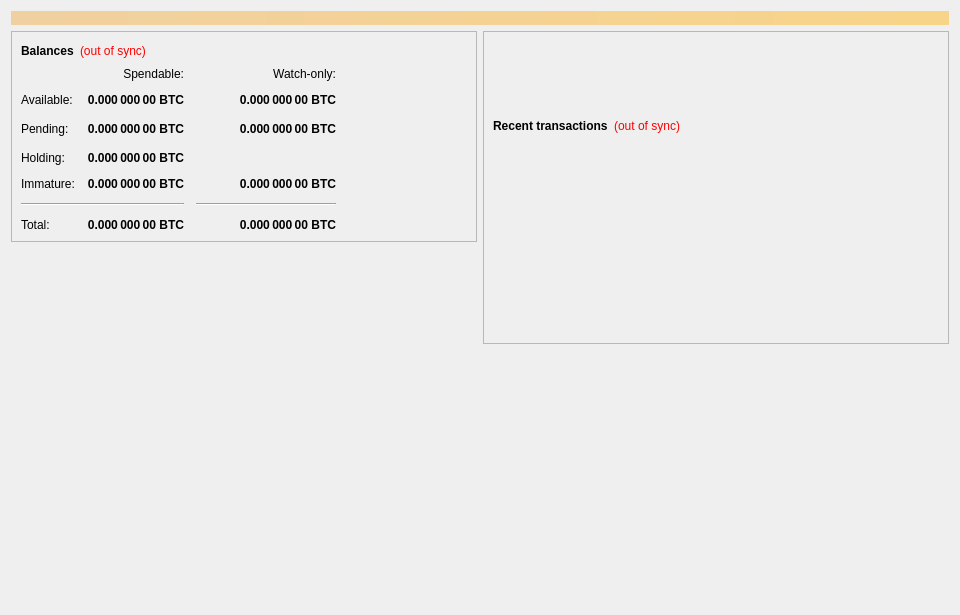
<?xml version="1.0" encoding="UTF-8"?>
<ui version="4.0">
 <class>OverviewPage</class>
 <widget class="QWidget" name="OverviewPage">
  <property name="geometry">
   <rect>
    <x>0</x>
    <y>0</y>
    <width>960</width>
    <height>615</height>
   </rect>
  </property>
  <property name="minimumSize">
   <size>
    <width>960</width>
    <height>0</height>
   </size>
  </property>
  <property name="windowTitle">
   <string>Form</string>
  </property>
  <layout class="QVBoxLayout" name="topLayout">
   <item>
    <widget class="QLabel" name="labelAlerts">
     <property name="visible">
      <bool>false</bool>
     </property>
     <property name="styleSheet">
      <string notr="true">background-color: qlineargradient(x1: 0, y1: 0, x2: 1, y2: 0, stop:0 #F0D0A0, stop:1 #F8D488); color:#000000;</string>
     </property>
     <property name="wordWrap">
      <bool>true</bool>
     </property>
     <property name="margin">
      <number>3</number>
     </property>
    </widget>
   </item>
   <item>
    <layout class="QHBoxLayout" name="horizontalLayout" stretch="1,1">
     <item>
      <layout class="QVBoxLayout" name="verticalLayout_2">
       <item>
        <widget class="QFrame" name="frame">
         <property name="frameShape">
          <enum>QFrame::StyledPanel</enum>
         </property>
         <property name="frameShadow">
          <enum>QFrame::Raised</enum>
         </property>
         <layout class="QVBoxLayout" name="verticalLayout_4">
          <item>
           <layout class="QHBoxLayout" name="horizontalLayout_4">
            <item>
             <widget class="QLabel" name="label_5">
              <property name="font">
               <font>
                <weight>75</weight>
                <bold>true</bold>
               </font>
              </property>
              <property name="text">
               <string>Balances</string>
              </property>
             </widget>
            </item>
            <item>
             <widget class="QLabel" name="labelWalletStatus">
              <property name="cursor">
               <cursorShape>WhatsThisCursor</cursorShape>
              </property>
              <property name="toolTip">
               <string>The displayed information may be out of date. Your wallet automatically synchronizes with the ANES network after a connection is established, but this process has not completed yet.</string>
              </property>
              <property name="styleSheet">
               <string notr="true">QLabel { color: red; }</string>
              </property>
              <property name="text">
               <string notr="true">(out of sync)</string>
              </property>
              <property name="alignment">
               <set>Qt::AlignLeading|Qt::AlignLeft|Qt::AlignVCenter</set>
              </property>
             </widget>
            </item>
            <item>
             <spacer name="horizontalSpacer_3">
              <property name="orientation">
               <enum>Qt::Horizontal</enum>
              </property>
              <property name="sizeHint" stdset="0">
               <size>
                <width>40</width>
                <height>20</height>
               </size>
              </property>
             </spacer>
            </item>
           </layout>
          </item>
          <item>
           <layout class="QGridLayout" name="gridLayout">
            <property name="spacing">
             <number>12</number>
            </property>
            <item row="2" column="2">
             <widget class="QLabel" name="labelWatchPending">
              <property name="font">
               <font>
                <weight>75</weight>
                <bold>true</bold>
               </font>
              </property>
              <property name="cursor">
               <cursorShape>IBeamCursor</cursorShape>
              </property>
              <property name="toolTip">
               <string>Unconfirmed transactions to watch-only addresses</string>
              </property>
              <property name="text">
               <string notr="true">0.000 000 00 BTC</string>
              </property>
              <property name="alignment">
               <set>Qt::AlignRight|Qt::AlignTrailing|Qt::AlignVCenter</set>
              </property>
              <property name="textInteractionFlags">
               <set>Qt::LinksAccessibleByMouse|Qt::TextSelectableByKeyboard|Qt::TextSelectableByMouse</set>
              </property>
             </widget>
            </item>
            <item row="2" column="1">
             <widget class="QLabel" name="labelUnconfirmed">
              <property name="font">
               <font>
                <weight>75</weight>
                <bold>true</bold>
               </font>
              </property>
              <property name="cursor">
               <cursorShape>IBeamCursor</cursorShape>
              </property>
              <property name="toolTip">
               <string>Total of transactions that have yet to be confirmed, and do not yet count toward the spendable balance</string>
              </property>
              <property name="text">
               <string notr="true">0.000 000 00 BTC</string>
              </property>
              <property name="alignment">
               <set>Qt::AlignRight|Qt::AlignTrailing|Qt::AlignVCenter</set>
              </property>
              <property name="textInteractionFlags">
               <set>Qt::LinksAccessibleByMouse|Qt::TextSelectableByKeyboard|Qt::TextSelectableByMouse</set>
              </property>
             </widget>
            </item>
            <item row="4" column="2">
             <widget class="QLabel" name="labelWatchImmature">
              <property name="font">
               <font>
                <weight>75</weight>
                <bold>true</bold>
               </font>
              </property>
              <property name="cursor">
               <cursorShape>IBeamCursor</cursorShape>
              </property>
              <property name="toolTip">
               <string>Staked or masternode rewards in watch-only addresses that has not yet matured</string>
              </property>
              <property name="text">
               <string notr="true">0.000 000 00 BTC</string>
              </property>
              <property name="alignment">
               <set>Qt::AlignRight|Qt::AlignTrailing|Qt::AlignVCenter</set>
              </property>
              <property name="textInteractionFlags">
               <set>Qt::LinksAccessibleByMouse|Qt::TextSelectableByKeyboard|Qt::TextSelectableByMouse</set>
              </property>
             </widget>
            </item>
            <item row="5" column="0" colspan="2">
             <widget class="Line" name="lineSpendableBalance">
              <property name="orientation">
               <enum>Qt::Horizontal</enum>
              </property>
             </widget>
            </item>
            <item row="5" column="2">
             <widget class="Line" name="lineWatchBalance">
              <property name="sizePolicy">
               <sizepolicy hsizetype="Preferred" vsizetype="Fixed">
                <horstretch>0</horstretch>
                <verstretch>0</verstretch>
               </sizepolicy>
              </property>
              <property name="minimumSize">
               <size>
                <width>140</width>
                <height>0</height>
               </size>
              </property>
              <property name="orientation">
               <enum>Qt::Horizontal</enum>
              </property>
             </widget>
            </item>
            <item row="6" column="0">
             <widget class="QLabel" name="labelTotalText">
              <property name="text">
               <string>Total:</string>
              </property>
             </widget>
            </item>
            <item row="4" column="1">
             <widget class="QLabel" name="labelImmature">
              <property name="font">
               <font>
                <weight>75</weight>
                <bold>true</bold>
               </font>
              </property>
              <property name="cursor">
               <cursorShape>IBeamCursor</cursorShape>
              </property>
              <property name="toolTip">
               <string>Staked or masternode rewards that has not yet matured</string>
              </property>
              <property name="text">
               <string notr="true">0.000 000 00 BTC</string>
              </property>
              <property name="alignment">
               <set>Qt::AlignRight|Qt::AlignTrailing|Qt::AlignVCenter</set>
              </property>
              <property name="textInteractionFlags">
               <set>Qt::LinksAccessibleByMouse|Qt::TextSelectableByKeyboard|Qt::TextSelectableByMouse</set>
              </property>
             </widget>
            </item>
            <item row="3" column="1">
             <widget class="QLabel" name="labelHolding">
              <property name="font">
               <font>
                <weight>75</weight>
                <bold>true</bold>
               </font>
              </property>
              <property name="cursor">
               <cursorShape>IBeamCursor</cursorShape>
              </property>
              <property name="toolTip">
               <string>Holded rewards that has not yet released</string>
              </property>
              <property name="text">
               <string notr="true">0.000 000 00 BTC</string>
              </property>
              <property name="alignment">
               <set>Qt::AlignRight|Qt::AlignTrailing|Qt::AlignVCenter</set>
              </property>
              <property name="textInteractionFlags">
               <set>Qt::LinksAccessibleByMouse|Qt::TextSelectableByKeyboard|Qt::TextSelectableByMouse</set>
              </property>
             </widget>
            </item>
            <item row="2" column="3">
             <spacer name="horizontalSpacer_2">
              <property name="orientation">
               <enum>Qt::Horizontal</enum>
              </property>
              <property name="sizeHint" stdset="0">
               <size>
                <width>40</width>
                <height>20</height>
               </size>
              </property>
             </spacer>
            </item>
            <item row="4" column="0">
             <widget class="QLabel" name="labelImmatureText">
              <property name="text">
               <string>Immature:</string>
              </property>
             </widget>
            </item>
            <item row="3" column="0">
             <widget class="QLabel" name="labelHoldingText">
              <property name="text">
               <string>Holding:</string>
              </property>
             </widget>
            </item>
            <item row="6" column="1">
             <widget class="QLabel" name="labelTotal">
              <property name="font">
               <font>
                <weight>75</weight>
                <bold>true</bold>
               </font>
              </property>
              <property name="cursor">
               <cursorShape>IBeamCursor</cursorShape>
              </property>
              <property name="toolTip">
               <string>Your current total balance</string>
              </property>
              <property name="text">
               <string notr="true">0.000 000 00 BTC</string>
              </property>
              <property name="alignment">
               <set>Qt::AlignRight|Qt::AlignTrailing|Qt::AlignVCenter</set>
              </property>
              <property name="textInteractionFlags">
               <set>Qt::LinksAccessibleByMouse|Qt::TextSelectableByKeyboard|Qt::TextSelectableByMouse</set>
              </property>
             </widget>
            </item>
            <item row="6" column="2">
             <widget class="QLabel" name="labelWatchTotal">
              <property name="font">
               <font>
                <weight>75</weight>
                <bold>true</bold>
               </font>
              </property>
              <property name="cursor">
               <cursorShape>IBeamCursor</cursorShape>
              </property>
              <property name="toolTip">
               <string>Current total balance in watch-only addresses</string>
              </property>
              <property name="text">
               <string notr="true">0.000 000 00 BTC</string>
              </property>
              <property name="alignment">
               <set>Qt::AlignRight|Qt::AlignTrailing|Qt::AlignVCenter</set>
              </property>
              <property name="textInteractionFlags">
               <set>Qt::LinksAccessibleByMouse|Qt::TextSelectableByKeyboard|Qt::TextSelectableByMouse</set>
              </property>
             </widget>
            </item>
            <item row="0" column="2">
             <widget class="QLabel" name="labelWatchonly">
              <property name="text">
               <string>Watch-only:</string>
              </property>
              <property name="alignment">
               <set>Qt::AlignRight|Qt::AlignTrailing|Qt::AlignVCenter</set>
              </property>
             </widget>
            </item>
            <item row="1" column="0">
             <widget class="QLabel" name="labelBalanceText">
              <property name="text">
               <string>Available:</string>
              </property>
             </widget>
            </item>
            <item row="1" column="1">
             <widget class="QLabel" name="labelBalance">
              <property name="font">
               <font>
                <weight>75</weight>
                <bold>true</bold>
               </font>
              </property>
              <property name="cursor">
               <cursorShape>IBeamCursor</cursorShape>
              </property>
              <property name="toolTip">
               <string>Your current spendable balance</string>
              </property>
              <property name="text">
               <string notr="true">0.000 000 00 BTC</string>
              </property>
              <property name="alignment">
               <set>Qt::AlignRight|Qt::AlignTrailing|Qt::AlignVCenter</set>
              </property>
              <property name="textInteractionFlags">
               <set>Qt::LinksAccessibleByMouse|Qt::TextSelectableByKeyboard|Qt::TextSelectableByMouse</set>
              </property>
             </widget>
            </item>
            <item row="1" column="2">
             <widget class="QLabel" name="labelWatchAvailable">
              <property name="font">
               <font>
                <weight>75</weight>
                <bold>true</bold>
               </font>
              </property>
              <property name="cursor">
               <cursorShape>IBeamCursor</cursorShape>
              </property>
              <property name="toolTip">
               <string>Your current balance in watch-only addresses</string>
              </property>
              <property name="text">
               <string notr="true">0.000 000 00 BTC</string>
              </property>
              <property name="alignment">
               <set>Qt::AlignRight|Qt::AlignTrailing|Qt::AlignVCenter</set>
              </property>
              <property name="textInteractionFlags">
               <set>Qt::LinksAccessibleByMouse|Qt::TextSelectableByKeyboard|Qt::TextSelectableByMouse</set>
              </property>
             </widget>
            </item>
            <item row="2" column="0">
             <widget class="QLabel" name="labelPendingText">
              <property name="text">
               <string>Pending:</string>
              </property>
             </widget>
            </item>
            <item row="0" column="1">
             <widget class="QLabel" name="labelSpendable">
              <property name="text">
               <string>Spendable:</string>
              </property>
              <property name="alignment">
               <set>Qt::AlignRight|Qt::AlignTrailing|Qt::AlignVCenter</set>
              </property>
             </widget>
            </item>
           </layout>
          </item>
         </layout>
        </widget>
       </item>
       <item>
        <spacer name="verticalSpacer">
         <property name="orientation">
          <enum>Qt::Vertical</enum>
         </property>
         <property name="sizeHint" stdset="0">
          <size>
           <width>20</width>
           <height>40</height>
          </size>
         </property>
        </spacer>
       </item>
      </layout>
     </item>
     <item>
      <layout class="QVBoxLayout" name="verticalLayout_3">
       <item>
        <widget class="QFrame" name="frame_2">
         <property name="frameShape">
          <enum>QFrame::StyledPanel</enum>
         </property>
         <property name="frameShadow">
          <enum>QFrame::Raised</enum>
         </property>
         <layout class="QVBoxLayout" name="verticalLayout">
          <item>
           <spacer name="verticalSpacer_3">
            <property name="orientation">
             <enum>Qt::Vertical</enum>
            </property>
            <property name="sizeType">
             <enum>QSizePolicy::Fixed</enum>
            </property>
            <property name="sizeHint" stdset="0">
             <size>
              <width>20</width>
              <height>75</height>
             </size>
            </property>
           </spacer>
          </item>
          <item>
           <layout class="QHBoxLayout" name="horizontalLayout_2">
            <item>
             <widget class="QLabel" name="label_4">
              <property name="font">
               <font>
                <weight>75</weight>
                <bold>true</bold>
               </font>
              </property>
              <property name="text">
               <string>Recent transactions</string>
              </property>
             </widget>
            </item>
            <item>
             <widget class="QLabel" name="labelTransactionsStatus">
              <property name="cursor">
               <cursorShape>WhatsThisCursor</cursorShape>
              </property>
              <property name="toolTip">
               <string>The displayed information may be out of date. Your wallet automatically synchronizes with the ANES network after a connection is established, but this process has not completed yet.</string>
              </property>
              <property name="styleSheet">
               <string notr="true">QLabel { color: red; }</string>
              </property>
              <property name="text">
               <string notr="true">(out of sync)</string>
              </property>
              <property name="alignment">
               <set>Qt::AlignRight|Qt::AlignTrailing|Qt::AlignVCenter</set>
              </property>
             </widget>
            </item>
            <item>
             <spacer name="horizontalSpacer">
              <property name="orientation">
               <enum>Qt::Horizontal</enum>
              </property>
              <property name="sizeHint" stdset="0">
               <size>
                <width>40</width>
                <height>20</height>
               </size>
              </property>
             </spacer>
            </item>
           </layout>
          </item>
          <item>
           <widget class="QListView" name="listTransactions">
            <property name="styleSheet">
             <string notr="true">QListView { background: transparent; }</string>
            </property>
            <property name="frameShape">
             <enum>QFrame::NoFrame</enum>
            </property>
            <property name="verticalScrollBarPolicy">
             <enum>Qt::ScrollBarAlwaysOff</enum>
            </property>
            <property name="horizontalScrollBarPolicy">
             <enum>Qt::ScrollBarAlwaysOff</enum>
            </property>
            <property name="selectionMode">
             <enum>QAbstractItemView::NoSelection</enum>
            </property>
           </widget>
          </item>
         </layout>
        </widget>
       </item>
       <item>
        <spacer name="verticalSpacer_2">
         <property name="orientation">
          <enum>Qt::Vertical</enum>
         </property>
         <property name="sizeType">
          <enum>QSizePolicy::Expanding</enum>
         </property>
         <property name="sizeHint" stdset="0">
          <size>
           <width>20</width>
           <height>40</height>
          </size>
         </property>
        </spacer>
       </item>
      </layout>
     </item>
    </layout>
   </item>
  </layout>
 </widget>
 <resources/>
 <connections/>
</ui>
